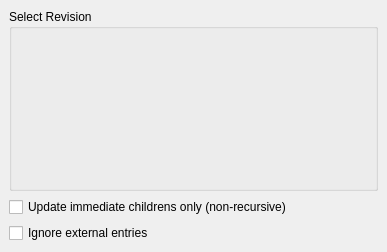
<ui version="4.0" >
 <class>SvnUpdateOptionWidget</class>
 <widget class="QWidget" name="SvnUpdateOptionWidget" >
  <property name="geometry" >
   <rect>
    <x>0</x>
    <y>0</y>
    <width>387</width>
    <height>252</height>
   </rect>
  </property>
  <property name="windowTitle" >
   <string/>
  </property>
  <layout class="QGridLayout" >
   <property name="leftMargin" >
    <number>9</number>
   </property>
   <property name="topMargin" >
    <number>9</number>
   </property>
   <property name="rightMargin" >
    <number>9</number>
   </property>
   <property name="bottomMargin" >
    <number>9</number>
   </property>
   <property name="horizontalSpacing" >
    <number>6</number>
   </property>
   <property name="verticalSpacing" >
    <number>6</number>
   </property>
   <item row="1" column="0" >
    <widget class="QCheckBox" name="nonrecurseChk" >
     <property name="text" >
      <string>Update immediate childrens only (non-recursive)</string>
     </property>
    </widget>
   </item>
   <item row="2" column="0" >
    <widget class="QCheckBox" name="ignoreexternalChk" >
     <property name="text" >
      <string>Ignore external entries</string>
     </property>
    </widget>
   </item>
   <item row="0" column="0" >
    <widget class="QGroupBox" name="groupBox" >
     <property name="title" >
      <string>Select Revision</string>
     </property>
     <layout class="QGridLayout" >
      <item row="0" column="0" >
       <widget class="SvnRevisionWidget" native="1" name="revisionWidget" />
      </item>
     </layout>
    </widget>
   </item>
  </layout>
 </widget>
 <layoutdefault spacing="6" margin="11" />
 <pixmapfunction>qPixmapFromMimeSource</pixmapfunction>
 <customwidgets>
  <customwidget>
   <class>SvnRevisionWidget</class>
   <extends>QWidget</extends>
   <header>svn_revisionwidget.h</header>
   <container>1</container>
  </customwidget>
 </customwidgets>
 <includes>
  <include location="local" >knuminput.h</include>
  <include location="local" >knuminput.h</include>
  <include location="local" >knuminput.h</include>
  <include location="local" >knuminput.h</include>
 </includes>
 <resources/>
 <connections/>
</ui>
